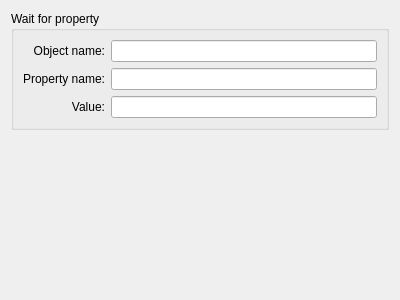
<?xml version="1.0" encoding="UTF-8"?>
<ui version="4.0">
 <class>WaitForPropertyWidget</class>
 <widget class="QWidget" name="WaitForPropertyWidget">
  <property name="geometry">
   <rect>
    <x>0</x>
    <y>0</y>
    <width>400</width>
    <height>300</height>
   </rect>
  </property>
  <property name="windowTitle">
   <string comment="@title">Edit property to wait for</string>
  </property>
  <property name="whatsThis">
   <string comment="@info:whatsthis">&lt;para&gt;Set the object name, the property name and the value to wait for.&lt;/para&gt;</string>
  </property>
  <layout class="QVBoxLayout" name="WaitForPropertyVerticalLayout">
   <item>
    <widget class="QGroupBox" name="waitForPropertyGroupBox">
     <property name="title">
      <string comment="@title:group">Wait for property</string>
     </property>
     <layout class="QHBoxLayout" name="waitForPropertyGroupBoxHorizontalLayout">
      <item>
       <layout class="QVBoxLayout" name="labelVerticalLayout">
        <item>
         <widget class="QLabel" name="objectNameLabel">
          <property name="text">
           <string comment="@label:textbox">Object name:</string>
          </property>
          <property name="alignment">
           <set>Qt::AlignRight|Qt::AlignTrailing|Qt::AlignVCenter</set>
          </property>
          <property name="buddy">
           <cstring>objectNameLineEdit</cstring>
          </property>
         </widget>
        </item>
        <item>
         <widget class="QLabel" name="propertyNameLabel">
          <property name="text">
           <string comment="@label:textbox">Property name:</string>
          </property>
          <property name="alignment">
           <set>Qt::AlignRight|Qt::AlignTrailing|Qt::AlignVCenter</set>
          </property>
          <property name="buddy">
           <cstring>propertyNameLineEdit</cstring>
          </property>
         </widget>
        </item>
        <item>
         <widget class="QLabel" name="valueLabel">
          <property name="text">
           <string comment="@label:textbox">Value:</string>
          </property>
          <property name="alignment">
           <set>Qt::AlignRight|Qt::AlignTrailing|Qt::AlignVCenter</set>
          </property>
          <property name="buddy">
           <cstring>valueLineEdit</cstring>
          </property>
         </widget>
        </item>
       </layout>
      </item>
      <item>
       <layout class="QVBoxLayout" name="valueVerticalLayout">
        <item>
         <widget class="KLineEdit" name="objectNameLineEdit">
          <property name="whatsThis">
           <string comment="@info:whatsthis">&lt;para&gt;The name of the QObject that contains the property.&lt;/para&gt;
&lt;para&gt;Note that the name is not the class of the object, but the string returned by its objectName() method.&lt;/para&gt;</string>
          </property>
         </widget>
        </item>
        <item>
         <widget class="KLineEdit" name="propertyNameLineEdit">
          <property name="whatsThis">
           <string comment="@info:whatsthis">&lt;para&gt;The name of the property.&lt;/para&gt;
&lt;para&gt;Not every property can be used to wait until its value changes to the expected one. Only properties that have a notify signal can be used with that purpose.&lt;/para&gt;
&lt;para&gt;Properties that do not have a notify signal can still be used to enrich other conditions (for example, waiting for a signal to be emitted but only changing to the next step if, in addition, some property has some value), but they can not be used alone as single conditions in a reaction.&lt;/para&gt;</string>
          </property>
         </widget>
        </item>
        <item>
         <widget class="KLineEdit" name="valueLineEdit">
          <property name="whatsThis">
           <string comment="@info:whatsthis">&lt;para&gt;The expected value of the property.&lt;/para&gt;
&lt;para&gt;The value is copied as is to the script. That means that it has to be written with the syntax of the script language that the tutorial is going to be exported to. For example, if the tutorial is going to be exported to Javascript and the value to wait for is a text, the value has to be written as &lt;em&gt;&quot;The expected text&quot;&lt;/em&gt; (wrapped in quotes).&lt;/para&gt;
&lt;para&gt;The value can even contain a programming expression in the script language. For example, something like &lt;em&gt;t.i18nc(&quot;@item:inlistbox&quot;, &quot;Certain item text&quot;)&lt;/em&gt; would be used to wait for the localized text of an item in a combo box.&lt;/para&gt;</string>
          </property>
         </widget>
        </item>
       </layout>
      </item>
     </layout>
    </widget>
   </item>
   <item>
    <spacer name="waitForPropertyWidgetSpacer">
     <property name="orientation">
      <enum>Qt::Vertical</enum>
     </property>
     <property name="sizeHint" stdset="0">
      <size>
       <width>20</width>
       <height>20</height>
      </size>
     </property>
    </spacer>
   </item>
  </layout>
 </widget>
 <customwidgets>
  <customwidget>
   <class>KLineEdit</class>
   <extends>QLineEdit</extends>
   <header>klineedit.h</header>
  </customwidget>
 </customwidgets>
 <resources/>
 <connections/>
</ui>
